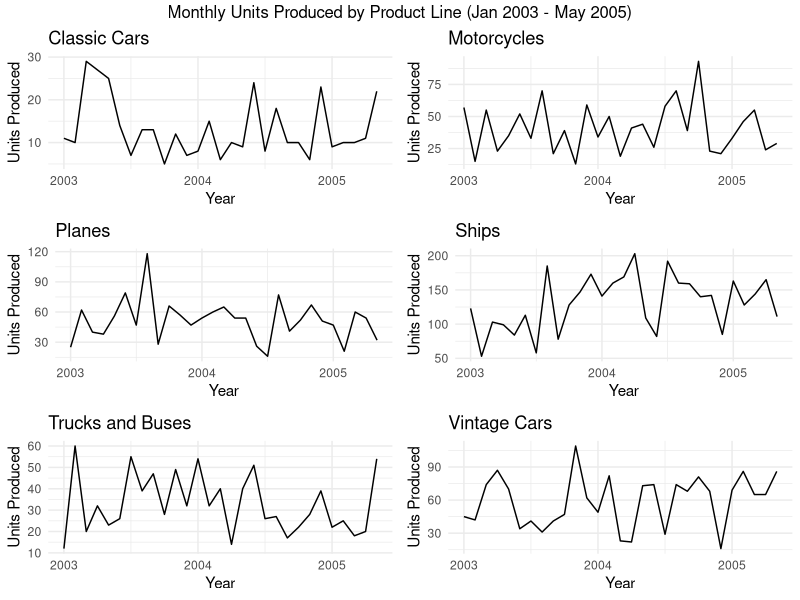
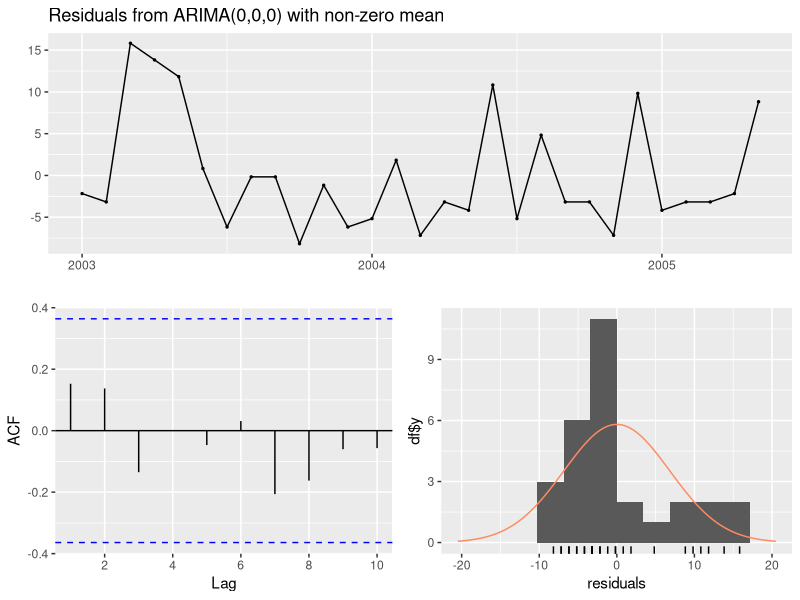
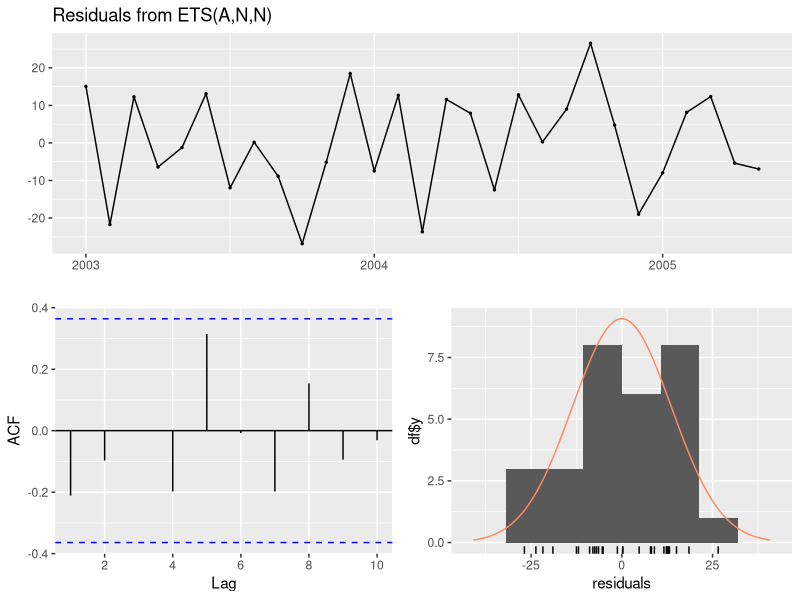
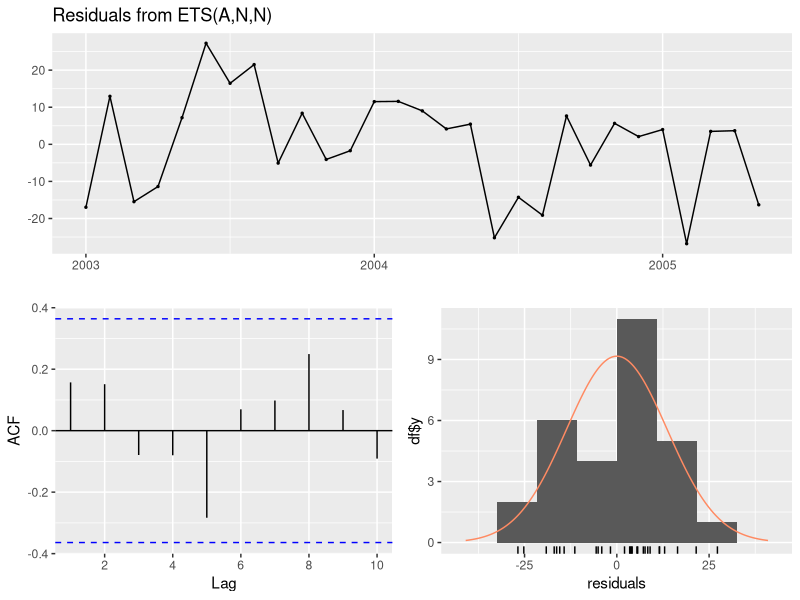
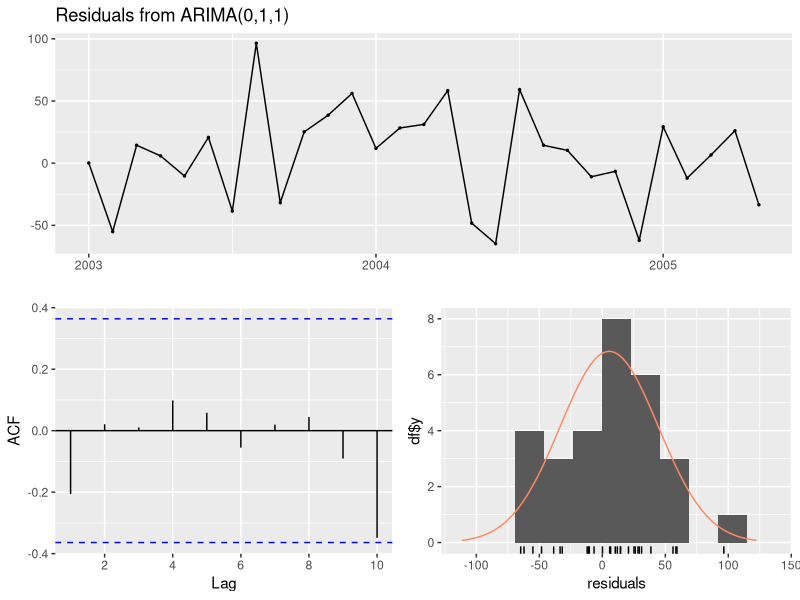
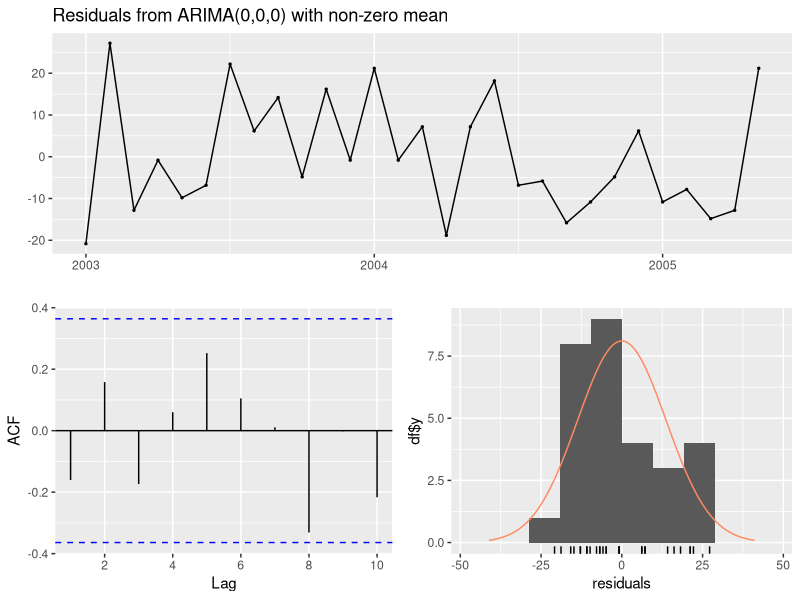
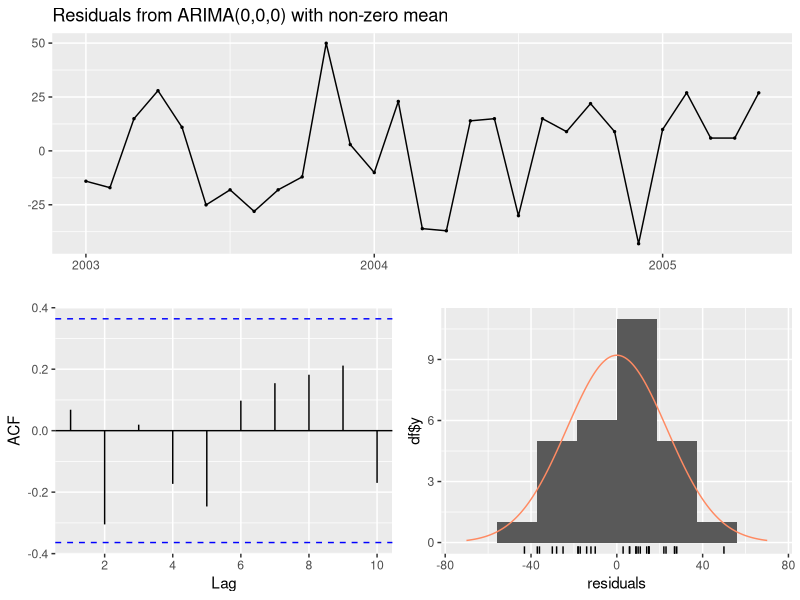

The R script that drew these images, in order: (Note: this script raises an error after producing the figures.)
## ---- chunk 1
library(tidyverse)
library(readr)
library(lubridate)
## ---- chunk 2
# Import data, convert weeks into date datatype
production_data <- read_csv('CSV/weekly_factory_production.csv',
                            col_types = cols(
                              week = col_date(format = "%Y-%m-%d")))
# Are there null vals
colSums((is.na(production_data)))

# Add month column
production_data$MONTH_PRODUCED <- format(production_data$week, "%Y-%m")

# Calculate total production
production_data$TOTAL_UNITS <- production_data$`Classic Cars` + production_data$Motorcycles + production_data$Planes + production_data$Ships + production_data$`Trucks and Buses`+production_data$`Vintage Cars`

# Calculate item production costs
production_data$`AGGREGATE_CPU` <- production_data$weekly_cost / production_data$TOTAL_UNITS
## ---- chunk 3
# Import sales data, Convert N/A values back to North America, and format date
sales_data <- read_csv("CSV/sales_data_sample_cleaned.csv")
sales_data$TERRITORY[is.na(sales_data$TERRITORY)] <- "NA"
sales_data$ORDERDATE <- mdy(sales_data$ORDERDATE)

# Create a Month_Ordered Column containing the month and year combined
sales_data$MONTH_ORDERED <- format(sales_data$ORDERDATE, "%Y-%m")
## ---- chunk 4
regression_products <- lm(data = production_data, weekly_cost ~ `Classic Cars` + Motorcycles +
                            Planes + Ships + `Trucks and Buses` + `Vintage Cars`)
summary(regression_products)
## ---- chunk 5
F0_Production <- production_data %>% filter(factory_id == "0")
F1_Production <- production_data %>% filter(factory_id == "1")
F2_Production <- production_data %>% filter(factory_id == "2")

## ---- chunk 6
f0_regression <- lm(data = F0_Production, weekly_cost ~ `Classic Cars` + Ships)
summary(f0_regression)

f1_regression <- lm(data = F1_Production,weekly_cost ~  Motorcycles +`Trucks and Buses`)
summary(f1_regression)

f2_regression <- lm(data = F2_Production,weekly_cost ~ Planes+`Vintage Cars`)
summary(f2_regression)

#include the factory for the regression
Master_Regression <- lm(weekly_cost ~ `Classic Cars` + Motorcycles + Planes + Ships + 
                  `Trucks and Buses` + `Vintage Cars` + factor(factory_id) + outlier, 
                  data = production_data)
summary(Master_Regression)

## ---- chunk 7
# Crate a long format of production data
weekly_productions_by_productline <- production_data %>% 
  group_by(MONTH_PRODUCED) %>%
  pivot_longer(
    cols = c(`Classic Cars`,Motorcycles, Planes, Ships, `Trucks and Buses`, `Vintage Cars`),
    names_to = "PRODUCTLINE",
    values_to = "UNITS_PRODUCED"
  )
# Calculate product costs
weekly_productions_by_productline$AGG_PRODUCT_COSTS <- weekly_productions_by_productline$`AGGREGATE_CPU`* weekly_productions_by_productline$UNITS_PRODUCED
 
# Assign predicted coefficients of regression model to long format model
reg_coeffs <- coef(Master_Regression)
#Clean up the back ticks generated in production line names
names(reg_coeffs) <- gsub("`","", names(reg_coeffs))
# Define the base production intercept
base_intercept <- reg_coeffs["(Intercept)"]

# Implement regression calculated product cost per unit
weekly_productions_by_productline <- weekly_productions_by_productline %>%
  mutate(
    REGRESSION_CPU = ifelse(UNITS_PRODUCED > 0,
                            reg_coeffs[PRODUCTLINE],
                            0)
    )

# add intercepts based on factory id_ factory 0 is base ID
weekly_productions_by_productline <- weekly_productions_by_productline %>%
  mutate(
    REG_FACTORY_BASE_COST = base_intercept + case_when(
      factory_id == 1 ~ reg_coeffs["factor(factory_id)1"],
      factory_id == 2 ~ reg_coeffs["factor(factory_id)2"],
      TRUE            ~ 0 # This handles Factory 0
    )
  )
# add regression product costs
weekly_productions_by_productline$REG_TTL_PROD_COST_NO_BASE <-weekly_productions_by_productline$REGRESSION_CPU * weekly_productions_by_productline$UNITS_PRODUCED
## ---- chunk 8
# condense the data by month and product line
monthly_productions_factory_X_productline <- weekly_productions_by_productline %>%
  group_by(MONTH_PRODUCED, PRODUCTLINE, factory_id) %>%
  summarise(
    TOTAL_UNITS_PRODUCED = sum(UNITS_PRODUCED),
    .groups = "drop"
  ) %>% filter(TOTAL_UNITS_PRODUCED != 0)
# Implement regression calculated product cost per unit
monthly_productions_factory_X_productline <- monthly_productions_factory_X_productline %>%
  mutate(
    REGRESSION_CPU = ifelse(TOTAL_UNITS_PRODUCED > 0,
                            reg_coeffs[PRODUCTLINE],
                            0)
    )

# add intercepts based on factory id_ factory 0 is base ID
monthly_productions_factory_X_productline <-monthly_productions_factory_X_productline %>%
  mutate(
    REG_FACTORY_BASE_COST = base_intercept + case_when(
      factory_id == 1 ~ reg_coeffs["factor(factory_id)1"],
      factory_id == 2 ~ reg_coeffs["factor(factory_id)2"],
      TRUE            ~ 0 # This handles Factory 0
    )
  )
# add regression product costs without base
monthly_productions_factory_X_productline$REG_PROD_COST_NO_BASE <-monthly_productions_factory_X_productline$REGRESSION_CPU * monthly_productions_factory_X_productline$TOTAL_UNITS_PRODUCED
# add regression product costs with base
monthly_productions_factory_X_productline$AVG_PRODUCTION_COST_W_BASE <- monthly_productions_factory_X_productline$REGRESSION_CPU *
  monthly_productions_factory_X_productline$TOTAL_UNITS_PRODUCED + 
  monthly_productions_factory_X_productline$REG_FACTORY_BASE_COST

## ---- chunk 9
# Aggregate the monthly data
#predicted weekly costs
production_data$PREDICTED_WEEKLY_COST <- predict(Master_Regression, newdata = production_data)

Summary_Monthly_Data <- production_data %>%
  group_by(MONTH_PRODUCED) %>%
  summarise(
    MONTHLY_PRODUCTION  = sum(TOTAL_UNITS),
    ACTUAL_MONTHLY_COST = sum(weekly_cost),
    PRED_MONTHLY_COST   = sum(PREDICTED_WEEKLY_COST),
    #Actual Cost Per Unit
    ACTUAL_AVG_CPU      = ACTUAL_MONTHLY_COST / MONTHLY_PRODUCTION,
    # Predicted Cost Per Unit
    REGRESSION_AVG_CPU  = PRED_MONTHLY_COST / MONTHLY_PRODUCTION,
    CPU_VARIANCE        = ACTUAL_AVG_CPU - REGRESSION_AVG_CPU
  )

#Calculate average price by month - used for monthly data
Monthly_Sales_Data <- sales_data %>%
  group_by(MONTH_ORDERED) %>%
  summarise(
    MIN_PRICE_SOLD = min(PRICEEACH, na.rm = TRUE),
    AVG_PRICE_SOLD = mean(PRICEEACH, na.rm = TRUE),
    MAX_PRICE_SOLD = max(PRICEEACH, na.rm = TRUE),
    AVG_SHIPPED_PER_ORDER = mean(QUANTITYORDERED, na.rm = TRUE),
    TOTAL_SHIPPED = sum(QUANTITYORDERED, na.rm = TRUE),
    TOTAL_SALES = sum(SALES)
  )

# FUll join of sales and production
Final_SalesXProduction_Month <- Summary_Monthly_Data %>%
  full_join(Monthly_Sales_Data,
            by = c("MONTH_PRODUCED" = "MONTH_ORDERED"))
#add Revenue
Final_SalesXProduction_Month$MIN_REVENUE <- Final_SalesXProduction_Month$TOTAL_SHIPPED * Final_SalesXProduction_Month$MIN_PRICE_SOLD
Final_SalesXProduction_Month$AVG_REVENUE <- Final_SalesXProduction_Month$TOTAL_SHIPPED * Final_SalesXProduction_Month$AVG_PRICE_SOLD
Final_SalesXProduction_Month$MAX_REVENUE <- Final_SalesXProduction_Month$TOTAL_SHIPPED * Final_SalesXProduction_Month$MAX_PRICE_SOLD

#add profit
Final_SalesXProduction_Month$MIN_PROFIT <- Final_SalesXProduction_Month$MIN_REVENUE - Final_SalesXProduction_Month$ACTUAL_MONTHLY_COST
Final_SalesXProduction_Month$AVG_PROFIT <- Final_SalesXProduction_Month$AVG_REVENUE - Final_SalesXProduction_Month$ACTUAL_MONTHLY_COST
Final_SalesXProduction_Month$MAX_PROFIT <- Final_SalesXProduction_Month$MAX_REVENUE - Final_SalesXProduction_Month$ACTUAL_MONTHLY_COST
Final_SalesXProduction_Month$ACTUAL_PROFIT <- Final_SalesXProduction_Month$TOTAL_SALES - Final_SalesXProduction_Month$ACTUAL_MONTHLY_COST
## ---- chunk 10
#Calculate average price by product type- used for product monthly data
monthly_sales_by_productline <- sales_data %>%
  group_by(MONTH_ORDERED, PRODUCTLINE) %>%
  summarise(
    MIN_PRICE_SOLD = min(PRICEEACH, na.rm = TRUE),
      AVG_PRICE_SOLD = mean(PRICEEACH, na.rm = TRUE),
    MAX_PRICE_SOLD = max(PRICEEACH, na.rm = TRUE),
    AVG_SHIPPED_PER_ORDER = mean(QUANTITYORDERED, na.rm = TRUE),
    TOTAL_SHIPPED = sum(QUANTITYORDERED, na.rm = TRUE),
    TOTAL_SALES = sum(SALES)
  )

# Implement a Full join of the condensed production data and sales data
Final_SalesXProduction_Productline <- monthly_productions_factory_X_productline %>%
  full_join(monthly_sales_by_productline,
            by = c("MONTH_PRODUCED" = "MONTH_ORDERED","PRODUCTLINE"))
            
# Add Average Revenue per product
Final_SalesXProduction_Productline$MIN_REVENUE <- Final_SalesXProduction_Productline$TOTAL_SHIPPED * Final_SalesXProduction_Productline$MIN_PRICE_SOLD
Final_SalesXProduction_Productline$AVG_REVENUE <- Final_SalesXProduction_Productline$TOTAL_SHIPPED * Final_SalesXProduction_Productline$AVG_PRICE_SOLD
Final_SalesXProduction_Productline$MAX_REVENUE <- Final_SalesXProduction_Productline$TOTAL_SHIPPED * Final_SalesXProduction_Productline$MAX_PRICE_SOLD
# Add average profit 
Final_SalesXProduction_Productline$MIN_PROFIT <- Final_SalesXProduction_Productline$MIN_REVENUE - Final_SalesXProduction_Productline$AVG_PRODUCTION_COST_W_BASE
Final_SalesXProduction_Productline$AVG_PROFIT <- Final_SalesXProduction_Productline$AVG_REVENUE - Final_SalesXProduction_Productline$AVG_PRODUCTION_COST_W_BASE
Final_SalesXProduction_Productline$MAX_PROFIT <- Final_SalesXProduction_Productline$MAX_REVENUE - Final_SalesXProduction_Productline$AVG_PRODUCTION_COST_W_BASE
Final_SalesXProduction_Productline$ACTUAL_PROFIT <- Final_SalesXProduction_Productline$TOTAL_SALES - Final_SalesXProduction_Productline$AVG_PRODUCTION_COST_W_BASE

## ---- chunk 11
suppressPackageStartupMessages({
  library(forecast)
  library(tseries)
  library(scales)
  library(gridExtra)
})

# Add date column to joined product-line dataframe
Final_SalesXProduction_Productline$date <- as.Date(
  paste0(Final_SalesXProduction_Productline$MONTH_PRODUCED, "-01")
)

# Color palette used across all of Kainen's plots
# Codes are taken from online.
PALETTE <- c(
  "Classic Cars"     = "#E63946",
  "Motorcycles"      = "#457B9D",
  "Planes"           = "#2A9D8F",
  "Ships"            = "#E9C46A",
  "Trucks and Buses" = "#6A0572",
  "Vintage Cars"     = "#264653"
)

# Product lines with tracked production
product_lines <- c("Classic Cars", "Motorcycles", "Planes",
                   "Ships", "Trucks and Buses", "Vintage Cars")

forecast_horizon <- 7
## ---- chunk 12
ts_list <- list()

for (pl in product_lines) {
  pl_data <- Final_SalesXProduction_Productline %>%
    filter(PRODUCTLINE == pl, !is.na(TOTAL_UNITS_PRODUCED)) %>%
    arrange(date)

  ts_list[[pl]] <- ts(
    pl_data$TOTAL_UNITS_PRODUCED,
    start     = c(year(min(pl_data$date)), month(min(pl_data$date))),
    frequency = 12
  )
}

# Print coverage for each series
for (pl in product_lines) {
  cat(sprintf("%s:  start = %s  end = %s  n = %d obs\n",
              pl,
              paste(start(ts_list[[pl]]), collapse = "-"),
              paste(end(ts_list[[pl]]),   collapse = "-"),
              length(ts_list[[pl]])))
}
## ---- chunk 13
series_plots <- list()

for (pl in product_lines) {
  series_plots[[pl]] <- autoplot(ts_list[[pl]]) +
    ggtitle(pl) +
    xlab("Year") +
    ylab("Units Produced") +
    theme_minimal()
}

do.call(grid.arrange, c(series_plots, list(ncol = 2,
        top  = "Monthly Units Produced by Product Line (Jan 2003 - May 2005)")))
## ---- chunk 14
# Checking for difference
for (pl in product_lines) {
  d <- ndiffs(ts_list[[pl]])
  cat(sprintf("%-20s  ndiffs = %d\n", pl, d))
}
## ---- chunk 15
for (pl in product_lines) {
  result <- adf.test(ts_list[[pl]])
  cat(sprintf("%-20s  ADF p-value = %.4f  (%s)\n",
              pl,
              result$p.value,
              ifelse(result$p.value < 0.05, "stationary", "non-stationary")))
}
## ---- chunk 16
for (pl in product_lines) {
  ts_obj  <- ts_list[[pl]]
  stl_fit <- stl(ts_obj, s.window = "periodic")
  sr <- var(stl_fit$time.series[, "seasonal"]) / var(ts_obj)
  cat(sprintf("%-20s  seasonal ratio = %.3f  (%s)\n",
              pl,
              sr,
              ifelse(sr > 0.10, "seasonality detected", "weak or no seasonality")))
}
## ---- chunk 17
fit_store    <- list()
model_labels <- list()
aicc_table   <- data.frame()

for (pl in product_lines) {
  ts_obj <- ts_list[[pl]]
  n      <- length(ts_obj)

  # -- ARIMA --
  fit_arima <- tryCatch(
    auto.arima(ts_obj, stepwise = FALSE, approximation = FALSE, ic = "aicc"),
    error = function(e) NULL
  )

  # -- ETS --
  fit_ets <- tryCatch(
    ets(ts_obj, ic = "aicc"),
    error = function(e) NULL
  )

  # -- STL (ETS on seasonally adjusted component) --
  fit_stl <- tryCatch(
    stlf(ts_obj, h = forecast_horizon),
    error = function(e) NULL
  )

  # -- Linear regression with trend + season --
  fit_lm <- tryCatch(
    tslm(ts_obj ~ trend + season),
    error = function(e) NULL
  )

  # Collect AICc values (STL and LM use AIC as proxy)
  aicc_arima <- if (!is.null(fit_arima)) fit_arima$aicc   else NA
  aicc_ets   <- if (!is.null(fit_ets))   fit_ets$aicc     else NA
  aicc_stl   <- if (!is.null(fit_stl))   AIC(fit_stl$model) else NA
  aicc_lm    <- if (!is.null(fit_lm))    AIC(fit_lm)      else NA

  aicc_table <- rbind(aicc_table, data.frame(
    product_line = pl,
    ARIMA        = round(aicc_arima, 1),
    ETS          = round(aicc_ets,   1),
    STL          = round(aicc_stl,   1),
    LM           = round(aicc_lm,    1)
  ))

  # Select best model by lowest AICc
  candidates <- c(ARIMA = aicc_arima, ETS = aicc_ets, STL = aicc_stl, LM = aicc_lm)
  best_name  <- names(which.min(candidates))

  best_fit <- switch(best_name,
    ARIMA = fit_arima,
    ETS   = fit_ets,
    STL   = fit_stl$model,
    LM    = fit_lm
  )

  fit_store[[pl]]    <- list(arima = fit_arima, ets = fit_ets,
                             stl   = fit_stl,   lm  = fit_lm,
                             best  = best_fit,  best_name = best_name)
  model_labels[[pl]] <- best_name

  cat(sprintf("\n%s -- selected: %s  (AICc: ARIMA=%.1f  ETS=%.1f  STL=%.1f  LM=%.1f)\n",
              pl, best_name,
              aicc_arima, aicc_ets, aicc_stl, aicc_lm))
}
## ---- chunk 18
print(aicc_table, row.names = FALSE)
## ---- chunk 19
for (pl in product_lines) {
  ts_obj <- ts_list[[pl]]
  fits   <- fit_store[[pl]]

  fc_arima <- if (!is.null(fits$arima)) forecast(fits$arima, h = forecast_horizon) else NULL
  fc_ets   <- if (!is.null(fits$ets))   forecast(fits$ets,   h = forecast_horizon) else NULL
  fc_stl   <- fits$stl
  fc_lm    <- if (!is.null(fits$lm))    forecast(fits$lm,    h = forecast_horizon) else NULL

  rows <- list()
  if (!is.null(fc_arima)) rows[["ARIMA"]] <- accuracy(fc_arima)[1, ]
  if (!is.null(fc_ets))   rows[["ETS"]]   <- accuracy(fc_ets)[1, ]
  if (!is.null(fc_stl))   rows[["STL"]]   <- accuracy(fc_stl)[1, ]
  if (!is.null(fc_lm))    rows[["LM"]]    <- accuracy(fc_lm)[1, ]

  if (length(rows) > 0) {
    tbl <- round(do.call(rbind, rows), 2)
    cat(sprintf("\n--- %s (selected: %s) ---\n", pl, model_labels[[pl]]))
    print(tbl)
  }
}
## ---- chunk 20
for (pl in product_lines) {
  fits      <- fit_store[[pl]]
  best_name <- model_labels[[pl]]
  best_fit  <- fits$best

  cat(sprintf("\n=== %s -- diagnostics for selected model: %s ===\n", pl, best_name))
  checkresiduals(best_fit)
}
## ---- chunk 21
forecast_dates <- seq(as.Date("2005-06-01"), as.Date("2005-12-01"), by = "month")

for (pl in product_lines) {
  fits      <- fit_store[[pl]]
  best_name <- model_labels[[pl]]

  fc <- fits$stl

  fc_store[[pl]] <- fc

  print(
    autoplot(fc) +
      xlim(2003, 2006) +
      ggtitle(paste(pl, "-- forecast Jun-Dec 2005 (", best_name, ")")) +
      xlab("Month") +
      ylab("Units Produced") +
      theme_minimal()
  )
}
## ---- chunk 22
profit_per_unit <- Final_SalesXProduction_Productline %>%
  filter(!is.na(ACTUAL_PROFIT),
         !is.na(TOTAL_UNITS_PRODUCED),
         TOTAL_UNITS_PRODUCED > 0) %>%
  mutate(ppu = ACTUAL_PROFIT / TOTAL_UNITS_PRODUCED) %>%
  group_by(PRODUCTLINE) %>%
  summarise(avg_profit_per_unit = mean(ppu, na.rm = TRUE),
            n_months = n(),
            .groups = "drop") %>%
  rename(product_line = PRODUCTLINE) %>%
  arrange(desc(avg_profit_per_unit))

print(profit_per_unit, digits = 2)
## ---- chunk 23
# Build a dataframe of point forecasts for Jun-Dec 2005
forecast_months <- seq(as.Date("2005-06-01"), as.Date("2005-12-01"), by = "month")

fc_rows <- list()
for (pl in product_lines) {
  fc     <- fc_store[[pl]]
  fc_rows[[pl]] <- data.frame(
    product_line = pl,
    month        = forecast_months,
    forecast     = pmax(0, as.numeric(fc$mean)),
    lower80      = pmax(0, as.numeric(fc$lower[, 1])),
    upper80      = pmax(0, as.numeric(fc$upper[, 1]))
  )
}

fc_df <- do.call(rbind, fc_rows)

# Join profit per unit and calculate projected profit
fc_profit <- merge(fc_df,
                   profit_per_unit[, c("product_line", "avg_profit_per_unit")],
                   by = "product_line")

fc_profit$projected_profit <- fc_profit$forecast   * fc_profit$avg_profit_per_unit
fc_profit$profit_lo80      <- fc_profit$lower80    * fc_profit$avg_profit_per_unit
fc_profit$profit_hi80      <- fc_profit$upper80    * fc_profit$avg_profit_per_unit
fc_profit$month_label      <- format(fc_profit$month, "%b %Y")

# Summary by product line
profit_by_pl <- aggregate(
  cbind(total_units = forecast,
        total_profit = projected_profit,
        lower_80 = profit_lo80,
        upper_80 = profit_hi80) ~ product_line,
  data = fc_profit, FUN = sum
)
profit_by_pl <- profit_by_pl[order(-profit_by_pl$total_profit), ]

# Factory map
factory_map <- unique(Final_SalesXProduction_Productline[
  !is.na(Final_SalesXProduction_Productline$factory_id),
  c("PRODUCTLINE", "factory_id")
])
names(factory_map)[1] <- "product_line"
factory_map <- factory_map[!duplicated(factory_map$product_line), ]

profit_by_factory <- merge(fc_profit, factory_map, by = "product_line", all.x = TRUE)
profit_by_factory <- aggregate(
  cbind(total_profit = projected_profit,
        lower_80 = profit_lo80,
        upper_80 = profit_hi80) ~ factory_id,
  data = profit_by_factory[!is.na(profit_by_factory$factory_id), ],
  FUN = sum
)

overall_profit <- sum(profit_by_pl$total_profit, na.rm = TRUE)

cat("\n=== Projected Profit by Product Line (Jun-Dec 2005) ===\n")
profit_by_pl$total_profit_fmt <- dollar(round(profit_by_pl$total_profit))
profit_by_pl$lower_80_fmt     <- dollar(round(profit_by_pl$lower_80))
profit_by_pl$upper_80_fmt     <- dollar(round(profit_by_pl$upper_80))
print(profit_by_pl[, c("product_line", "total_units",
                        "total_profit_fmt", "lower_80_fmt", "upper_80_fmt")],
      row.names = FALSE)

cat(sprintf("\nCompany Total (excl. Trains): %s\n", dollar(round(overall_profit))))

cat("\n=== Projected Profit by Factory (Jun-Dec 2005) ===\n")
print(profit_by_factory, row.names = FALSE)
## ---- chunk 24
month_order <- format(forecast_months, "%b %Y")
fc_profit$month_label <- factor(fc_profit$month_label, levels = month_order)

p_monthly <- ggplot(fc_profit,
                    aes(x = month_label,
                        y = projected_profit / 1e6,
                        fill = product_line)) +
  geom_col(width = 0.7) +
  scale_fill_manual(values = PALETTE) +
  scale_y_continuous(labels = dollar_format(suffix = "M", prefix = "$")) +
  labs(title   = "Projected Monthly Profit by Product Line (Jun-Dec 2005)",
       x       = NULL,
       y       = "Projected Profit (USD Millions)",
       fill    = "Product Line",
       caption = "Point forecast x average historical profit per unit") +
  theme_minimal() +
  theme(axis.text.x = element_text(angle = 30, hjust = 1))

p_monthly
## ---- chunk 25
profit_by_pl$product_line <- reorder(profit_by_pl$product_line,
                                     profit_by_pl$total_profit)

p_total <- ggplot(profit_by_pl,
                  aes(x = total_profit / 1e6,
                      y = product_line,
                      fill = as.character(product_line))) +
  geom_col(width = 0.6, show.legend = FALSE) +
  scale_fill_manual(values = PALETTE) +
  scale_x_continuous(labels = dollar_format(suffix = "M", prefix = "$")) +
  labs(title   = "Total Projected Profit by Product Line (Jun-Dec 2005)",
       x       = "Total Projected Profit (USD Millions)",
       y       = NULL,
  theme_minimal())

p_total
## ---- chunk 26
profit_by_factory$factory_label <- paste0("Factory ", profit_by_factory$factory_id)

p_factory <- ggplot(profit_by_factory,
                    aes(x = factory_label,
                        y = total_profit / 1e6,
                        fill = factory_label)) +
  geom_col(width = 0.5, show.legend = FALSE) +
  scale_fill_manual(values = c("Factory 0" = "#264653",
                               "Factory 1" = "#457B9D",
                               "Factory 2" = "#2A9D8F")) +
  scale_y_continuous(labels = dollar_format(suffix = "M", prefix = "$")) +
  labs(title = "Total Projected Profit by Factory (Jun-Dec 2005)",
       x     = NULL,
       y     = "Total Projected Profit (USD Millions)") +
  theme_minimal()

p_factory
## ---- chunk 27
acf_plots <- list()

for (pl in product_lines) {
  ts_obj   <- ts_list[[pl]]
  acf_data <- acf(ts_obj, plot = FALSE, lag.max = 20)
  df_acf   <- data.frame(lag = as.numeric(acf_data$lag),
                         acf = as.numeric(acf_data$acf))
  ci <- qnorm(0.975) / sqrt(length(ts_obj))

  acf_plots[[pl]] <- ggplot(df_acf, aes(x = lag, y = acf)) +
    geom_hline(yintercept = 0, color = "grey50") +
    geom_hline(yintercept = c(-ci, ci), linetype = "dashed", color = "steelblue") +
    geom_segment(aes(xend = lag, y = 0, yend = acf), color = PALETTE[pl]) +
    geom_point(color = PALETTE[pl], size = 1.5) +
    ylim(-1, 1) +
    labs(title = pl, x = "Lag (months)", y = "ACF") +
    theme_minimal()
}

g_acf <- do.call(grid.arrange,
                 c(acf_plots, list(ncol = 2, top = "ACF by Product Line")))

## ---- chunk 28
resid_plots <- list()

for (pl in product_lines) {
  fits      <- fit_store[[pl]]
  best_name <- model_labels[[pl]]

  res <- residuals(fits$best)
  df_res <- data.frame(t = as.numeric(time(res)), resid = as.numeric(res))

  resid_plots[[pl]] <- ggplot(df_res, aes(x = t, y = resid)) +
    geom_hline(yintercept = 0, linetype = "dashed", color = "grey50") +
    geom_line(color = PALETTE[pl]) +
    geom_point(color = PALETTE[pl], size = 1.5) +
    labs(title    = pl,
         subtitle = paste("Model:", best_name),
         x        = "Time",
         y        = "Residual") +
    theme_minimal()
}

g_resid <- do.call(grid.arrange,
                   c(resid_plots, list(ncol = 2, top = "Model Residuals by Product Line")))
